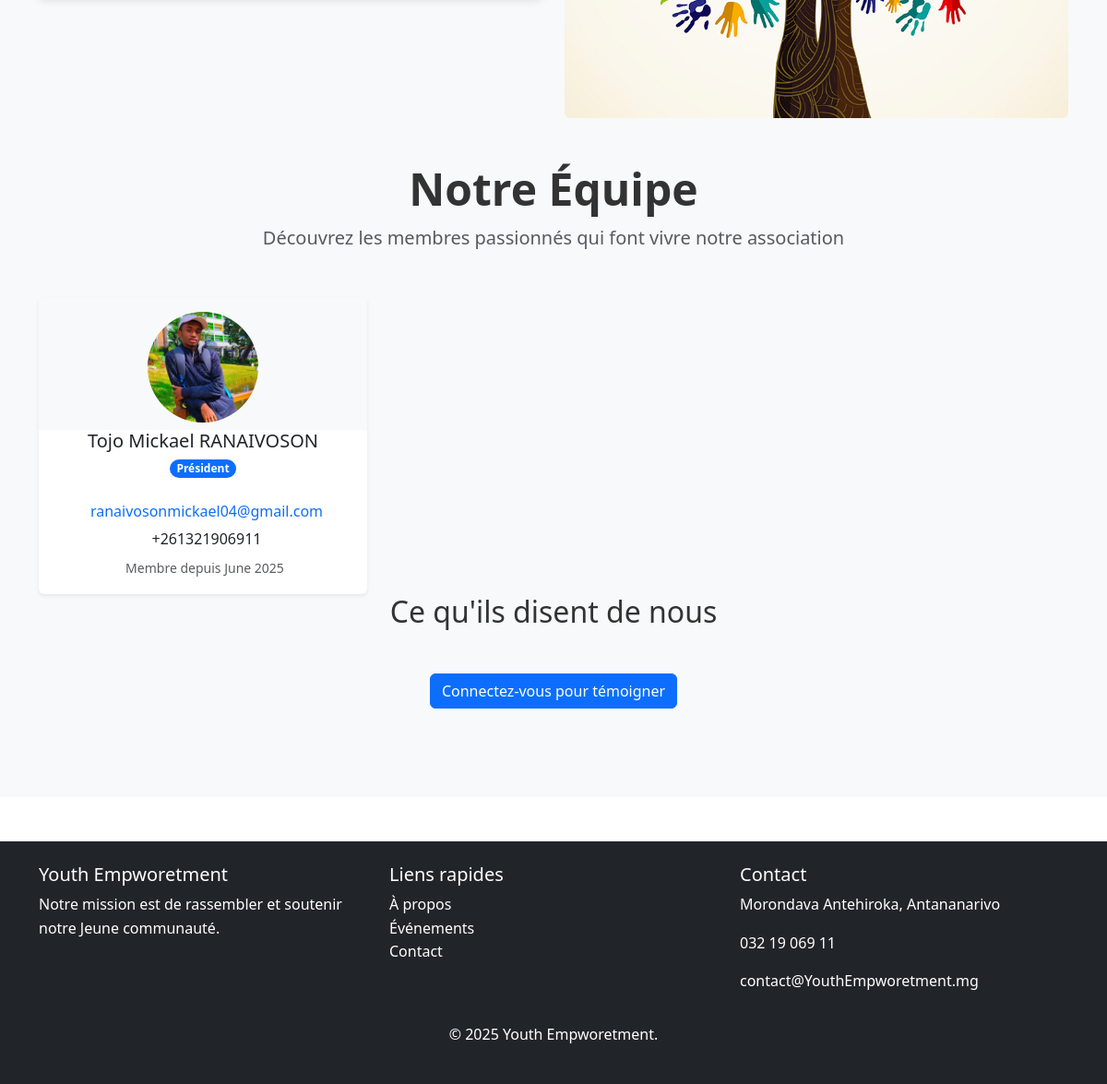
/apropos/ (lower part), run on an earlier commit of the app's database.
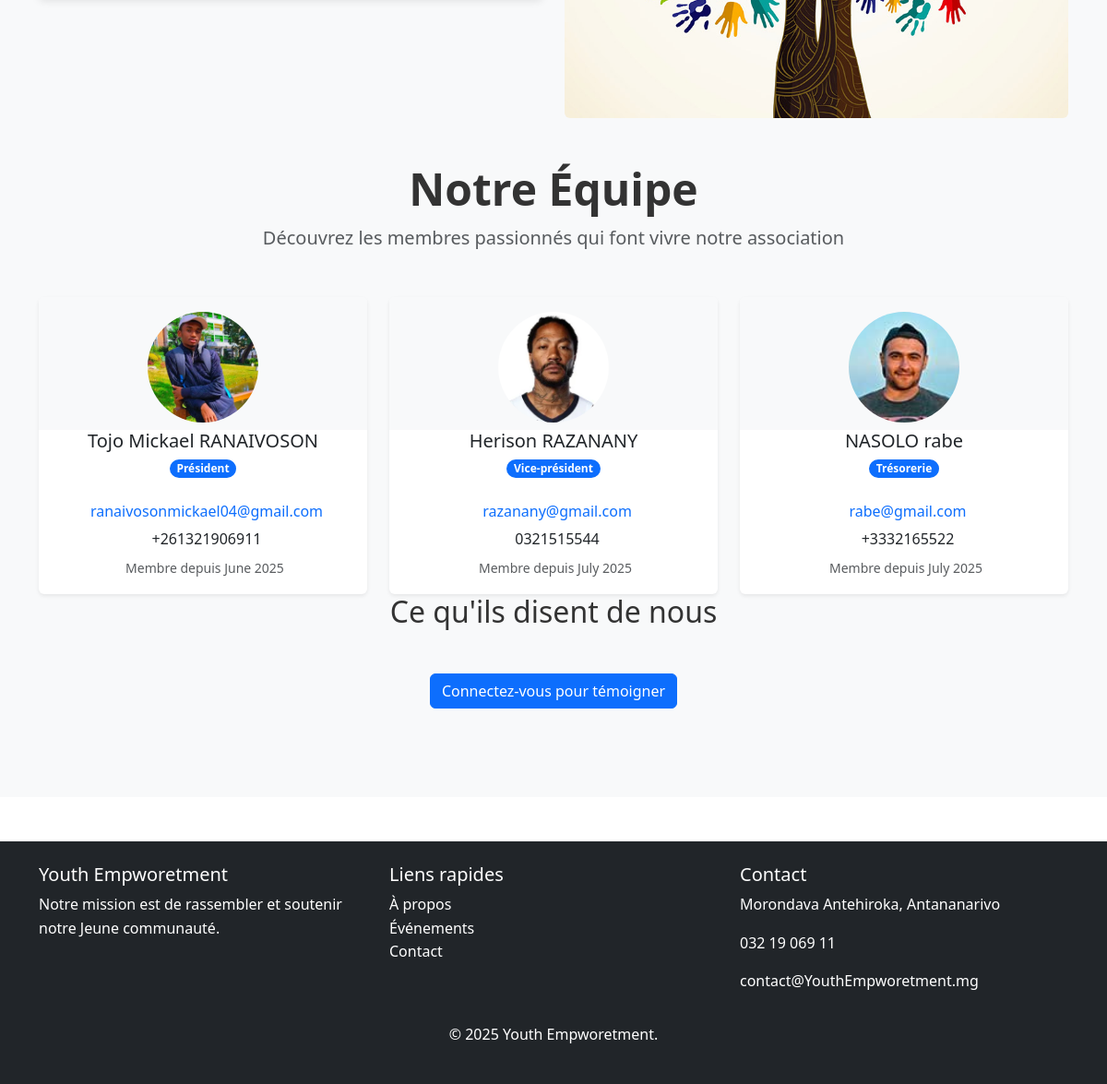
And on a later commit of the database.
### AppEquipe/models.py (models this page shows, shortened)
class Equipe(models.Model):
    membre = models.OneToOneField(Utilisateur,on_delete=models.CASCADE)
    role = models.CharField(max_length=100, verbose_name="Rôle dans l'équipe")
    ordre_affichage = models.PositiveIntegerField(default=0)
    date_ajout = models.DateTimeField(auto_now_add=True)
    class Meta:
        verbose_name = "Membre de l'équipe"
        verbose_name_plural = "Équipe"
        ordering = ['ordre_affichage']

### AppMembre/models.py (models this page shows, shortened)
class Utilisateur(models.Model):
    nom = models.CharField(max_length=20)
    prenom = models.CharField(max_length=50)
    date_naissance = models.DateField()
    telephone = models.CharField(max_length=20)
    adresse = models.CharField(max_length=50,blank=True, null=True)
    photo = models.ImageField(upload_to='static/images/membres/')
    email = models.EmailField()
    mot_de_passe = models.TextField()
    date_inscription = models.DateField(auto_now_add=True)
    role = models.CharField(max_length=50)
    USERNAME_FIELD = 'email'
    REQUIRED_FIELD =['username']
    class Meta:
        verbose_name = "Utilisateur"
        verbose_name_plural = "Utilisateurs"

### AppAccueil/views.py (the view)
# urls.py: path(r'apropos/',aproposPage,name='aproposPage'),
def aproposPage (request):
    equipe =Equipe.objects.all().order_by('ordre_affichage')
    temoignage = Temoignage.objects.filter(approuve=True).order_by('date_creation')
    context = {
        'equipe':equipe,
        'temoignage':temoignage
    }
    return render(request,'Apropos.html',context)

### templates/Apropos.html (shortened to what this page needs)
{% extends 'layouts/master.html' %}
{% load static %}
{% block content %}
    <section class="py-5 bg-light ">
        <div class="container marg">
            <div class="row mb-5">
                <div class="col-lg-6">
                </div>
                <div class="col-lg-6">
                    <img src="{% static 'images/Accueil/valeur.jpg' %}" alt="Nos valeurs" class="img-fluid rounded">
                </div>
            </div>
            <div class="text-center mb-5 marg">
                <h1 class="display-5 fw-bold">Notre Équipe</h1>
                <p class="lead text-muted">Découvrez les membres passionnés qui font vivre notre association</p>
            </div>
            <div class="row row-cols-1 row-cols-md-2 row-cols-lg-3 g-4">
                {% for membre in equipe %}
                <div class="col">
                    <div class="card h-100 shadow-sm border-0">
                        <div class="card-header bg-light border-0 pt-3">
                            {% if membre.membre.photo %}
                            <img src="{{ membre.membre.photo.url }}"
                                class="rounded-circle mx-auto d-block object-fit-cover"
                                width="120" height="120"
                                alt="{{ membre.membre.get_full_name }}">
                            {% else %}
                            <div class="rounded-circle mx-auto d-block bg-secondary d-flex align-items-center justify-content-center"
                                style="width: 120px; height: 120px;">
                                <i class="bi bi-person text-white" style="font-size: 3rem;"></i>
                            </div>
                            {% endif %}
                        </div>
                        <div class="card-body text-center pt-0">
                            <h3 class="h5 card-title mb-1">{{ membre.membre.prenom }} {{ membre.membre.nom }}</h3>
                            <span class="badge bg-primary rounded-pill mb-2">{{ membre.role }}</span>
                            <ul class="list-unstyled mt-3 mb-0">
                                <li class="mb-1">
                                    <a href="mailto:{{ membre.membre.email }}" class="text-decoration-none">{{ membre.membre.email }}</a>
                                </li>
                                <li class="mb-1">
                                    {{ membre.membre.telephone|default:"Non renseigné" }}
                                </li>
                                {% if membre.date_ajout %}
                                <li class="small text-muted mt-2">
                                    Membre depuis {{ membre.date_ajout|date:"F Y" }}
                                </li>
                                {% endif %}
                            </ul>
                        </div>
                    </div>
                </div>
                {% endfor %}
            </div>
            <div class="mb-5">
                <h2 class="text-center mb-4">Ce qu'ils disent de nous</h2>
                <div class="text-center mt-4">
                    {% if request.session.membres %}
                        <a href="" class="btn btn-primary">Ajouter votre témoignage</a>
                    {% else %}
                        <a href="{% url 'connexionPage' %}" class="btn btn-primary">Connectez-vous pour témoigner</a>
                    {% endif %}
                </div>
            </div>
        </div>
    </section>
{% endblock %}

What changed in the data, as far as the page shows it:
added Equipe: shows a picture, membre.prenom "Herison", membre.nom "RAZANANY", role "Vice-président", membre.email "razanany@gmail.com", membre.telephone "0321515544", date_ajout "July 2025"
added Equipe: shows a picture, membre.prenom "NASOLO", membre.nom "rabe", role "Trésorerie", membre.email "rabe@gmail.com", membre.telephone "+3332165522", date_ajout "July 2025"
